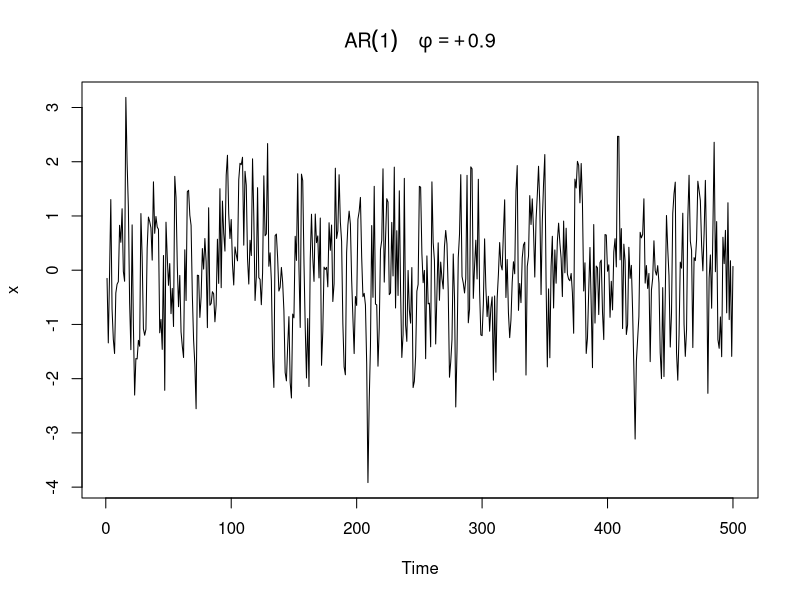
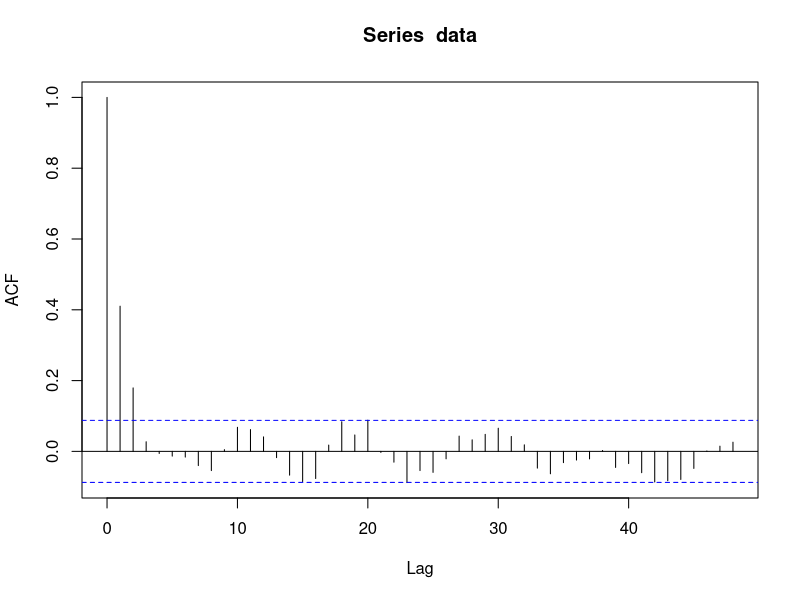

Recreate these plots in R, in order. (Note: this script raises an error after producing the figures.)
#Simulating AR(1) data and finding a model

data=arima.sim(list(order=c(1,0,0),ar=.4),n=500)
plot(data, ylab="x", main=(expression(AR(1)~~~~phi==+.9)))
acf(data,48 )

#ACF and PACF
acf2(data, 48)

#commit test